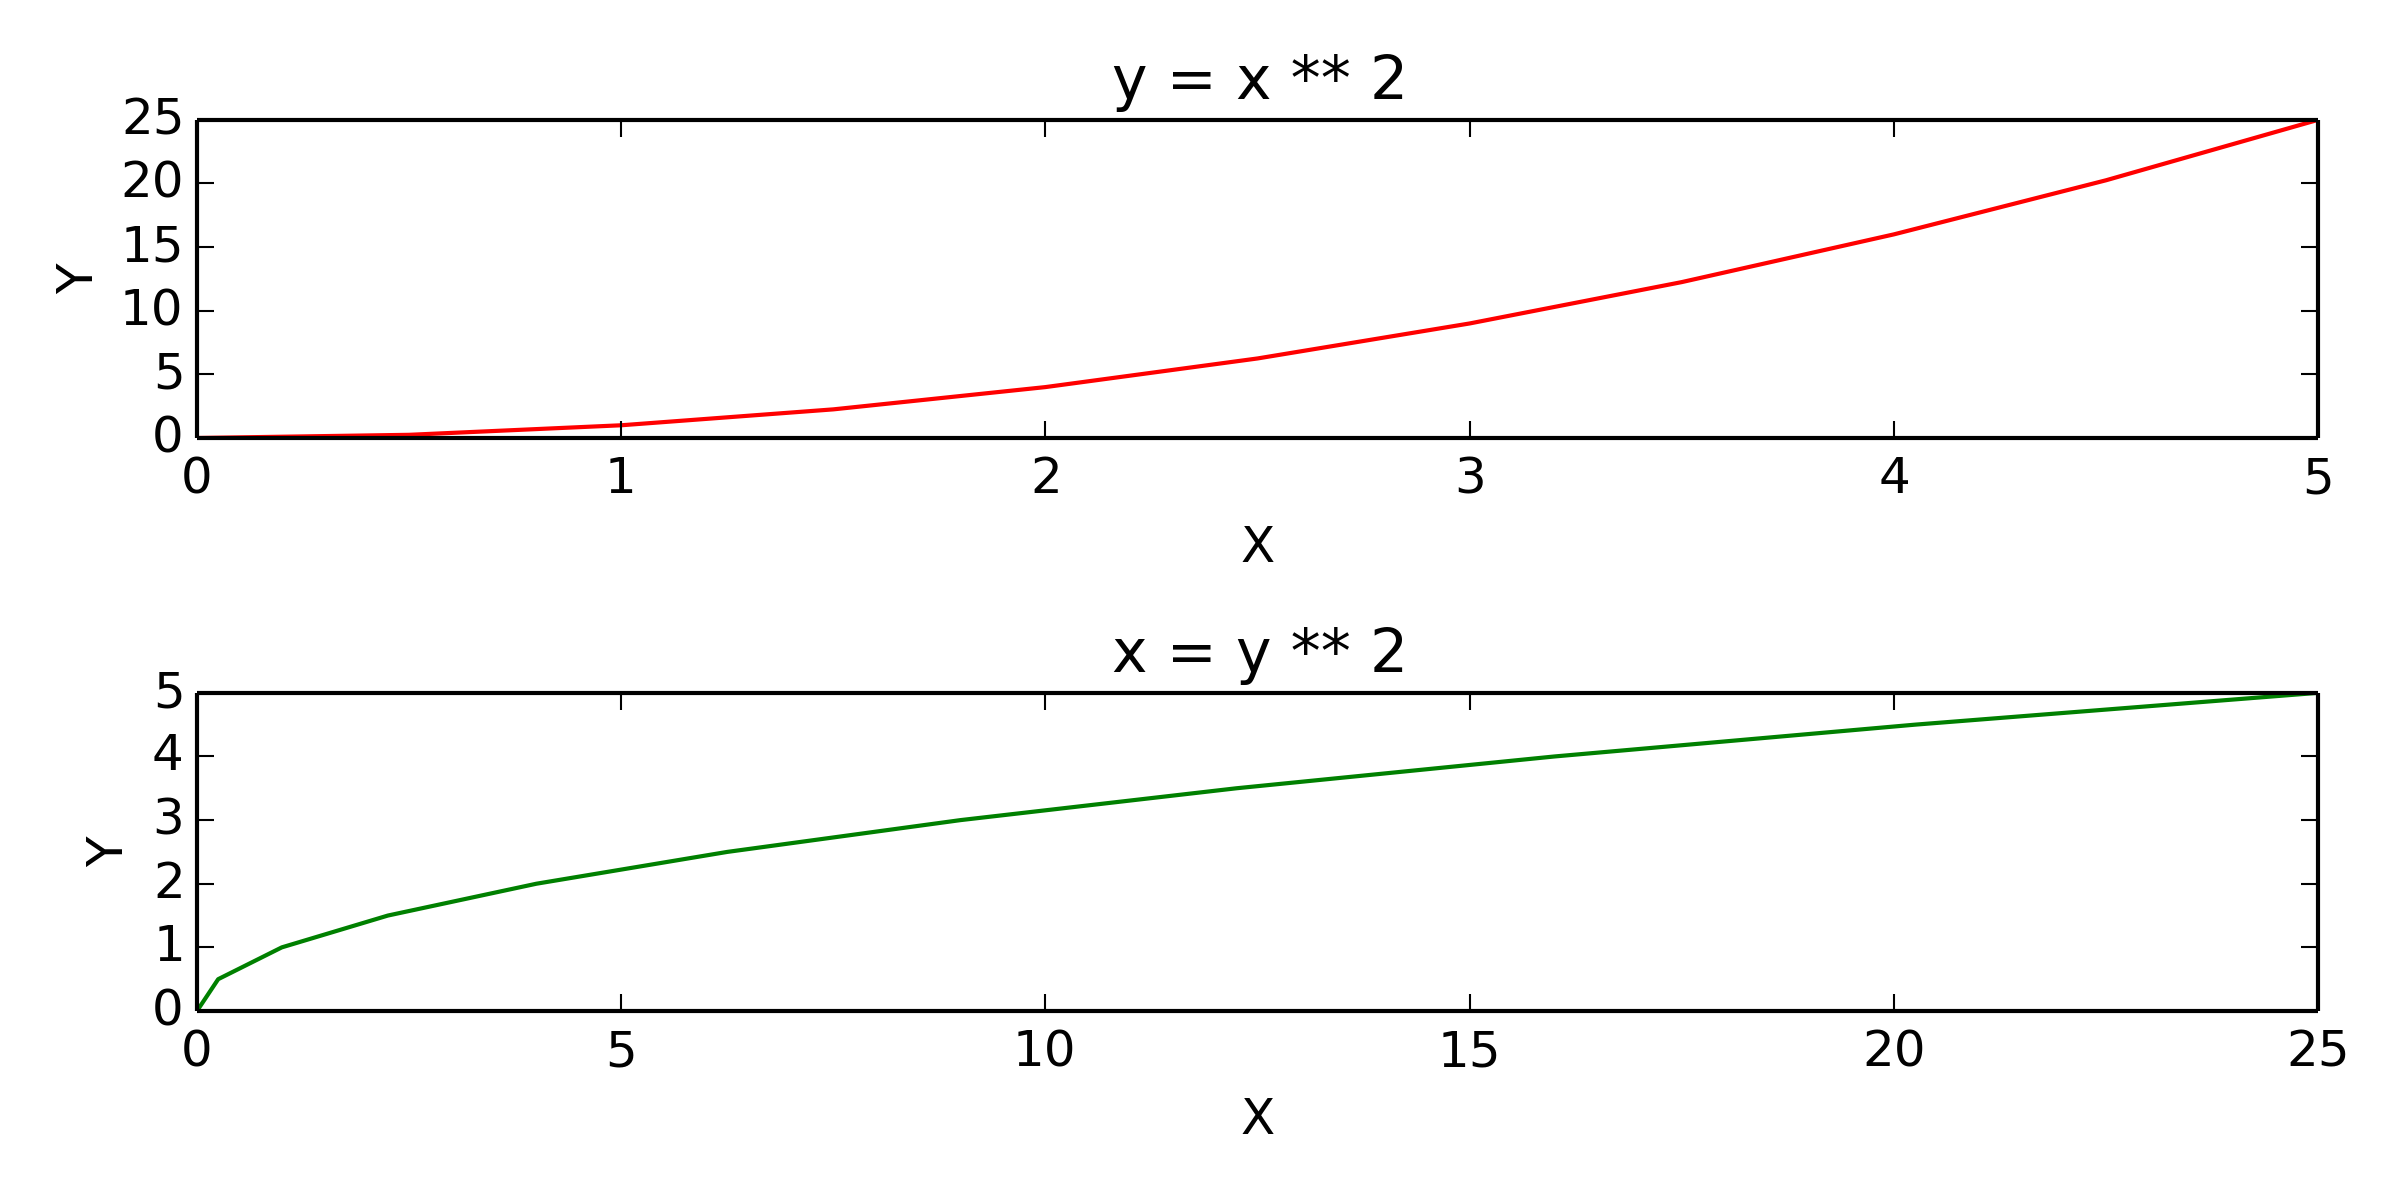

Source code (Python):
import matplotlib.pyplot as plt
import numpy as np

x = np.linspace(0, 5, 11)
y = x ** 2

fig,axes = plt.subplots(nrows = 1, ncols = 2)
for current_ax in axes:
    current_ax.set_xlabel('X')
    current_ax.set_ylabel('Y')

axes[0].set_title("y = x ** 2")
axes[1].set_title("x = y ** 2")
axes[0].plot(x, y, 'r--')
axes[1].plot(y, x, 'b*-')

plt.tight_layout()
#plt.show()   #uncomment this row to show the first plot

# figure size and DPI (dots per inch)
fig, axes = plt.subplots(nrows = 2, ncols = 1, figsize = (8, 4))

for current_ax in axes:
    current_ax.set_xlabel('X')
    current_ax.set_ylabel('Y')

axes[0].set_title("y = x ** 2")
axes[1].set_title("x = y ** 2")
axes[0].plot(x, y, 'r')
axes[1].plot(y, x, 'g')
plt.tight_layout()
# plt.show() # uncomment this row to show the second plot

# save figure methods
# uhncomment this line to save the figure
# fig.savefig('practice2.png', dpi = 300)

# figure legend
fig = plt.figure()
ax = fig.add_axes([0, 0, 1, 1])
ax.plot(x, x ** 2, label = 'X Squared')
ax.plot(x, x ** 3, label = 'X Cubed')

ax.legend(loc = 0)
plt.show()
